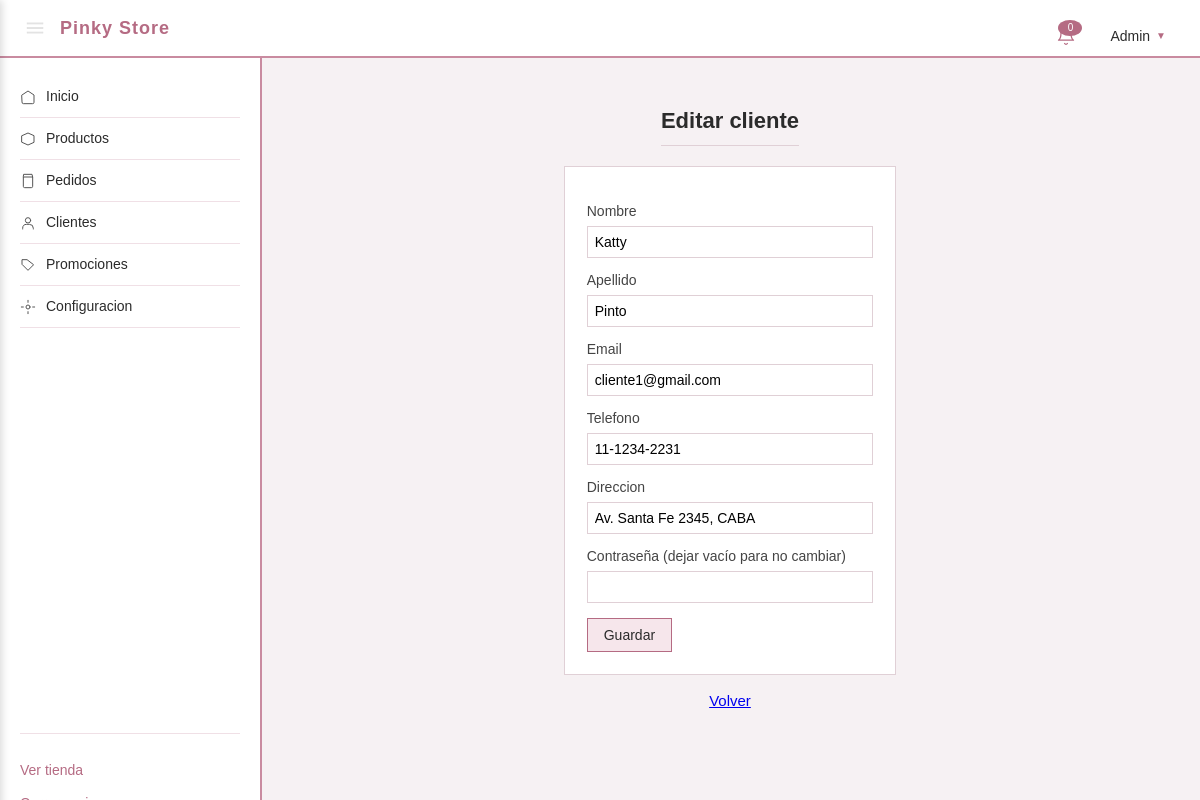
/admin/clientes/editar/2 (signed in), run on the app's committed database.
### tables this page shows
CREATE TABLE usuarios (
    id              INT AUTO_INCREMENT PRIMARY KEY,
    nombre          VARCHAR(80)  NOT NULL,
    apellido        VARCHAR(80)  NOT NULL,
    email           VARCHAR(150) NOT NULL UNIQUE,
    clave_hash      VARCHAR(255) NOT NULL,
    telefono        VARCHAR(30)  DEFAULT NULL,
    direccion       VARCHAR(200) DEFAULT NULL,
    rol             ENUM('admin', 'cliente') NOT NULL DEFAULT 'cliente',
    activo          TINYINT(1)   NOT NULL DEFAULT 1,
    creado_en       DATETIME     NOT NULL DEFAULT CURRENT_TIMESTAMP
);

### src/controllers/ClienteAdminController.php (called while the page is built, shortened)
<?php
require_once __DIR__ . '/../models/Cliente.php';
class ClienteAdminController
{
    public function formularioEditar(array $params = []): void
    {
        $id = (int)($params['id'] ?? 0);
        $cliente = Cliente::porId($id);
        require __DIR__ . '/../../views/admin/cliente-form.php';
    }
}

### src/models/Cliente.php (called while the page is built, shortened)
<?php
class Cliente
{
    public static function porId(int $id): ?array
    {
        $db = getDB();
        $stmt = $db->prepare("SELECT * FROM usuarios WHERE id = :id AND rol = 'cliente'");
        $stmt->execute([':id' => $id]);
        $c = $stmt->fetch();
        return $c ?: null;
    }
}

### views/admin/cliente-form.php (the view, shortened to what this page needs)
<?php require __DIR__ . '/../layout/headerAdmin.php'; ?>
<section class="centrado">
  <h2><?= $cliente ? 'Editar cliente' : 'Nuevo cliente' ?></h2>
  <form method="POST" action="/admin/clientes/guardar">
    <label for="nombre">Nombre</label>
    <input type="text" id="nombre" name="nombre"
           value="<?= htmlspecialchars($cliente['nombre'] ?? '') ?>" required>
    <label for="apellido">Apellido</label>
    <input type="text" id="apellido" name="apellido"
           value="<?= htmlspecialchars($cliente['apellido'] ?? '') ?>" required>
    <label for="email">Email</label>
    <input type="email" id="email" name="email"
           value="<?= htmlspecialchars($cliente['email'] ?? '') ?>" required>
    <label for="telefono">Telefono</label>
    <input type="text" id="telefono" name="telefono"
           value="<?= htmlspecialchars($cliente['telefono'] ?? '') ?>">
    <label for="direccion">Direccion</label>
    <input type="text" id="direccion" name="direccion"
           value="<?= htmlspecialchars($cliente['direccion'] ?? '') ?>">
    <label for="clave">
      Contraseña
      <?= $cliente ? '(dejar vacío para no cambiar)' : '' ?>
    </label>
    <input type="password" id="clave" name="clave"
           <?= $cliente ? '' : 'required' ?> minlength="6">
    <button type="submit">Guardar</button>
  </form>
  <p><a href="/admin/clientes">Volver</a></p>
</section>
<?php require __DIR__ . '/../layout/footerAdmin.php'; ?>

### public/index.php (shortened to what this page needs)
<?php
$uri  = parse_url($_SERVER['REQUEST_URI'], PHP_URL_PATH);
$ruta = trim($uri, '/');
$metodo = $_SERVER['REQUEST_METHOD'];
foreach ($rutas as $r) {
    [$m, $patron, $controlador, $accion] = $r;
    if ($m !== $metodo) continue;
    $regex = '#^' . preg_replace('#:([a-zA-Z_]+)#', '(?P<$1>[^/]+)', $patron) . '$#';
    if (preg_match($regex, $ruta, $matches)) {
        $instancia = new $controlador();
        $params = array_filter($matches, 'is_string', ARRAY_FILTER_USE_KEY);
        $instancia->$accion($params);
        break;
    }
}
    ?>

### views/layout/headerAdmin.php (shortened to what this page needs)
<!DOCTYPE html>
<html lang="es">
<head>
  <link rel="stylesheet" href="/css/styles.css">
</head>
<body>
<div class="admin-topbar">
  <div class="admin-topbar-izq">
    <img src="/img/iconos/menu.png" class="admin-topbar-menu" onclick="abrirMenuAdmin()" alt="Menu">
    <a href="/admin" class="admin-topbar-logo">Pinky Store</a>
  </div>
  <div class="admin-topbar-der">
    <button class="admin-topbar-icono" onclick="toggleNotificaciones()">
      <svg viewBox="0 0 24 24" fill="none" stroke="#b56b83" stroke-width="1.5" stroke-linecap="round" stroke-linejoin="round">
        <path d="M18 8a6 6 0 0 0-12 0c0 7-3 9-3 9h18s-3-2-3-9"/>
        <path d="M13.7 21a2 2 0 0 1-3.4 0"/>
      </svg>
      <span class="notif-badge" id="notif-badge">0</span>
    </button>
    <button class="admin-topbar-usuario" onclick="toggleMenuUsuario()">
      <?= htmlspecialchars($_SESSION['usuario']['nombre']) ?>
      <span class="flecha">▼</span>
    </button>
  </div>
</div>
<div class="admin-layout">
  <aside class="admin-menu">
    <nav>
      <a href="/admin">
        <svg viewBox="0 0 24 24" fill="none" stroke="currentColor" stroke-width="1.5" stroke-linecap="round" stroke-linejoin="round" class="admin-icono-link"><path d="M3 9l9-6 9 6v11a2 2 0 0 1-2 2H5a2 2 0 0 1-2-2z"/></svg>
        Inicio
      </a>
      <a href="/admin/productos">
        <svg viewBox="0 0 24 24" fill="none" stroke="currentColor" stroke-width="1.5" stroke-linecap="round" stroke-linejoin="round" class="admin-icono-link"><path d="M3 7l9-4 9 4v10l-9 4-9-4z"/></svg>
        Productos
      </a>
      <a href="/admin/pedidos">
        <svg viewBox="0 0 24 24" fill="none" stroke="currentColor" stroke-width="1.5" stroke-linecap="round" stroke-linejoin="round" class="admin-icono-link"><path d="M6 2h12l1 4v14a2 2 0 0 1-2 2H7a2 2 0 0 1-2-2V6z"/><path d="M5 6h14"/></svg>
        Pedidos
      </a>
      <a href="/admin/clientes">
        <svg viewBox="0 0 24 24" fill="none" stroke="currentColor" stroke-width="1.5" stroke-linecap="round" stroke-linejoin="round" class="admin-icono-link"><circle cx="12" cy="8" r="4"/><path d="M4 21v-1a6 6 0 0 1 6-6h4a6 6 0 0 1 6 6v1"/></svg>
        Clientes
      </a>
      <a href="/admin/promociones">
        <svg viewBox="0 0 24 24" fill="none" stroke="currentColor" stroke-width="1.5" stroke-linecap="round" stroke-linejoin="round" class="admin-icono-link"><path d="M20 12l-8 8-9-9V4h7z"/></svg>
        Promociones
      </a>
      <a href="/admin/configuracion">
        <svg viewBox="0 0 24 24" fill="none" stroke="currentColor" stroke-width="1.5" stroke-linecap="round" stroke-linejoin="round" class="admin-icono-link"><circle cx="12" cy="12" r="3"/><path d="M12 2v3M12 19v3M2 12h3M19 12h3"/></svg>
        Configuracion
      </a>
    </nav>
    <div class="admin-footer-menu">
      <a href="/">Ver tienda</a>
      <a href="/logout">Cerrar sesion</a>
    </div>
  </aside>
  <main class="admin-contenido">

### public/css/styles.css (style rules this page uses)
body { font-family: Arial, sans-serif; background-color: #f6f1f3; color: #2b2b2b; margin: 0; padding: 0; font-size: 15px; line-height: 1.5; }
main { padding: 25px 20px; max-width: 1100px; margin: 0 auto; box-sizing: border-box; }
section { margin-bottom: 35px; }
h2 { color: #2b2b2b; font-size: 20px; border-bottom: 1px solid #e0d0d6; padding-bottom: 6px; margin-bottom: 15px; }
form { background-color: #ffffff; border: 1px solid #e0d0d6; padding: 22px; max-width: 420px; }
form label { display: block; margin-top: 12px; font-size: 14px; color: #444444; }
form input { width: 100%; padding: 7px; margin-top: 4px; border: 1px solid #e0d0d6; font-size: 14px; font-family: inherit; background-color: #ffffff; box-sizing: border-box; }
button { margin-top: 15px; padding: 8px 16px; background-color: #f6e6eb; border: 1px solid #b56b83; color: #2b2b2b; font-size: 14px; font-family: inherit; cursor: pointer; }
.centrado { display: flex; flex-direction: column; align-items: center; }
.admin-topbar { position: fixed; top: 0; left: 0; right: 0; height: 56px; background-color: #ffffff; border-bottom: 2px solid #c98ba0; display: flex; align-items: center; justify-content: space-between; padding: 0 24px; z-index: 900; }
.admin-topbar-izq { display: flex; align-items: center; gap: 14px; }
.admin-topbar-menu { width: 22px; height: 22px; cursor: pointer; }
.admin-topbar-logo { font-size: 18px; color: #b56b83; text-decoration: none; letter-spacing: 1px; font-weight: bold; }
.admin-topbar-der { display: flex; align-items: center; gap: 18px; position: relative; }
.admin-topbar-icono { background: none; border: none; padding: 6px; cursor: pointer; position: relative; display: inline-flex; }
.admin-topbar-icono svg { width: 20px; height: 20px; }
.notif-badge { position: absolute; top: 0; right: 0; background-color: #b56b83; color: #ffffff; border-radius: 50%; font-size: 10px; min-width: 16px; height: 16px; line-height: 16px; text-align: center; padding: 0 4px; }
.admin-topbar-usuario { background: none; border: none; cursor: pointer; font-size: 14px; color: #2b2b2b; font-family: inherit; padding: 6px 10px; display: inline-flex; align-items: center; gap: 6px; }
.admin-topbar-usuario .flecha { font-size: 10px; color: #b56b83; }
.admin-layout { display: flex; min-height: 100vh; }
.admin-menu { width: 220px; background-color: #ffffff; border-right: 2px solid #c98ba0; padding: 20px; position: fixed; top: 56px; left: 0; height: calc(100vh - 56px); overflow-y: auto; display: flex; flex-direction: column; }
.admin-menu nav { flex: 1; }
.admin-menu nav a { display: flex; align-items: center; gap: 10px; padding: 10px 0; color: #2b2b2b; text-decoration: none; font-size: 14px; border-bottom: 1px solid #f0e0e6; }
.admin-icono-link { width: 16px; height: 16px; flex-shrink: 0; opacity: 0.8; }
.admin-footer-menu { margin-top: auto; padding-top: 20px; border-top: 1px solid #f0e0e6; }
.admin-footer-menu a { display: block; padding: 6px 0; color: #b56b83; text-decoration: none; font-size: 14px; }
.admin-contenido { margin-left: 260px; margin-top: 56px; padding: 30px; flex: 1; }
.admin-contenido h2 { font-size: 22px; color: #2b2b2b; border-bottom: 1px solid #e0d0d6; padding-bottom: 8px; margin-bottom: 20px; }

### data on the page
usuarios: nombre "Katty", apellido "Pinto", email "cliente1@gmail.com", telefono "11-1234-2231", direccion "Av. Santa Fe 2345, CABA"
